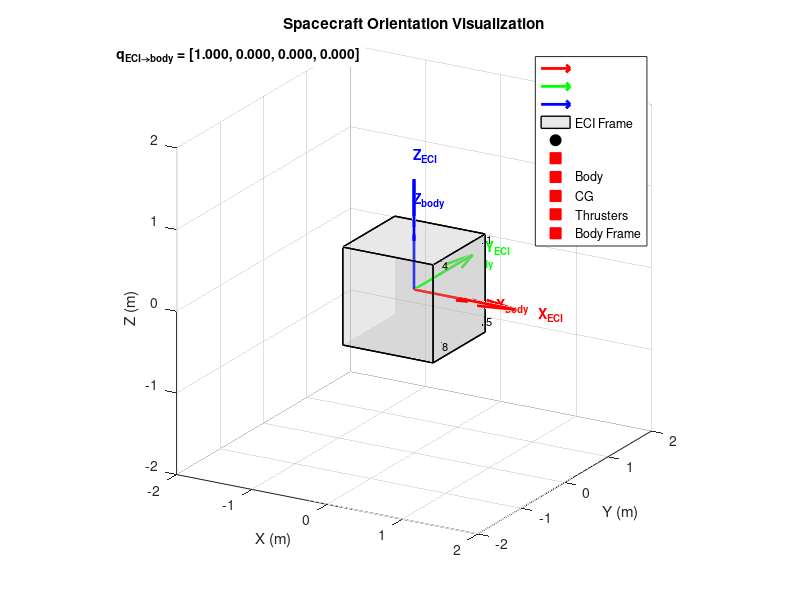

MATLAB code for this plot:
%% Spacecraft Visualization Script
% This script creates a 3D visualization of a spacecraft with:
% - Center of Gravity (CG)
% - Thruster locations
% - Body and ECI reference frames
% - Quaternion-based orientation

clear; close all; clc;

%% Define Spacecraft Properties
% Center of Gravity (in body frame)
CG = [0; 0; 0]; % at origin for simplicity

% Thruster locations (in body frame)
% Example: 8 thrusters at corners of a cube
thruster_positions = [
    1,  1,  1;   % Thruster 1
   -1,  1,  1;   % Thruster 2
   -1, -1,  1;   % Thruster 3
    1, -1,  1;   % Thruster 4
    1,  1, -1;   % Thruster 5
   -1,  1, -1;   % Thruster 6
   -1, -1, -1;   % Thruster 7
    1, -1, -1;   % Thruster 8
]' * 0.5; % Scale to 0.5m

% Spacecraft body outline (simple box)
body_vertices = [
    1,  1,  1;
   -1,  1,  1;
   -1, -1,  1;
    1, -1,  1;
    1,  1, -1;
   -1,  1, -1;
   -1, -1, -1;
    1, -1, -1;
]' * 0.6; % Slightly larger than thrusters

% Define faces for the box
body_faces = [
    1 2 3 4;   % Top
    5 6 7 8;   % Bottom
    1 2 6 5;   % Front
    4 3 7 8;   % Back
    1 4 8 5;   % Right
    2 3 7 6;   % Left
];

%% Initialize Quaternion
% Example quaternion for ECI to body transformation
% Identity quaternion (no rotation)
q_eciTobody = [1; 0; 0; 0]; % [q0; q1; q2; q3]

% You can modify this to test different orientations
% Example: 45 degree rotation about z-axis
% angle = pi/4;
% q_eciTobody = [cos(angle/2); 0; 0; sin(angle/2)];

%% Create Figure
figure('Name', 'Spacecraft Visualization', 'Position', [100 100 800 600]);
hold on; grid on; axis equal;
xlabel('X (m)'); ylabel('Y (m)'); zlabel('Z (m)');
title('Spacecraft Orientation Visualization');
view(30, 20);

%% Function to convert quaternion to rotation matrix
quat2dcm = @(q) [
    q(1)^2+q(2)^2-q(3)^2-q(4)^2,  2*(q(2)*q(3)-q(1)*q(4)),      2*(q(2)*q(4)+q(1)*q(3));
    2*(q(2)*q(3)+q(1)*q(4)),      q(1)^2-q(2)^2+q(3)^2-q(4)^2,  2*(q(3)*q(4)-q(1)*q(2));
    2*(q(2)*q(4)-q(1)*q(3)),      2*(q(3)*q(4)+q(1)*q(2)),      q(1)^2-q(2)^2-q(3)^2+q(4)^2
];

%% Plot ECI Reference Frame (fixed)
scale = 1.5;
quiver3(0, 0, 0, scale, 0, 0, 'r', 'LineWidth', 2);
quiver3(0, 0, 0, 0, scale, 0, 'g', 'LineWidth', 2);
quiver3(0, 0, 0, 0, 0, scale, 'b', 'LineWidth', 2);
text(scale*1.1, 0, 0, 'X_{ECI}', 'Color', 'r', 'FontWeight', 'bold');
text(0, scale*1.1, 0, 'Y_{ECI}', 'Color', 'g', 'FontWeight', 'bold');
text(0, 0, scale*1.1, 'Z_{ECI}', 'Color', 'b', 'FontWeight', 'bold');

%% Apply Rotation to Spacecraft
% Get rotation matrix from quaternion
R_bodyToEci = quat2dcm(q_eciTobody)'; % Transpose for body to ECI

% Transform all spacecraft points
CG_eci = R_bodyToEci * CG;
thruster_positions_eci = R_bodyToEci * thruster_positions;
body_vertices_eci = R_bodyToEci * body_vertices;

%% Plot Spacecraft Body
% Plot body outline
patch('Vertices', body_vertices_eci', 'Faces', body_faces, ...
      'FaceColor', [0.7 0.7 0.7], 'FaceAlpha', 0.3, ...
      'EdgeColor', 'k', 'LineWidth', 1);

%% Plot Center of Gravity
plot3(CG_eci(1), CG_eci(2), CG_eci(3), 'ko', ...
      'MarkerSize', 10, 'MarkerFaceColor', 'k');
text(CG_eci(1)+0.1, CG_eci(2)+0.1, CG_eci(3)+0.1, 'CG', ...
     'FontWeight', 'bold', 'FontSize', 10);

%% Plot Thrusters
for i = 1:size(thruster_positions_eci, 2)
    plot3(thruster_positions_eci(1,i), thruster_positions_eci(2,i), ...
          thruster_positions_eci(3,i), 'rs', 'MarkerSize', 8, ...
          'MarkerFaceColor', 'r');
    text(thruster_positions_eci(1,i)+0.05, ...
         thruster_positions_eci(2,i)+0.05, ...
         thruster_positions_eci(3,i)+0.05, ...
         ['T' num2str(i)], 'FontSize', 8);
end

%% Plot Body Reference Frame
% Body frame axes in ECI coordinates
body_scale = 1;
body_x = R_bodyToEci * [body_scale; 0; 0];
body_y = R_bodyToEci * [0; body_scale; 0];
body_z = R_bodyToEci * [0; 0; body_scale];

quiver3(CG_eci(1), CG_eci(2), CG_eci(3), body_x(1), body_x(2), body_x(3), ...
        'r', 'LineWidth', 2, 'LineStyle', '--');
quiver3(CG_eci(1), CG_eci(2), CG_eci(3), body_y(1), body_y(2), body_y(3), ...
        'g', 'LineWidth', 2, 'LineStyle', '--');
quiver3(CG_eci(1), CG_eci(2), CG_eci(3), body_z(1), body_z(2), body_z(3), ...
        'b', 'LineWidth', 2, 'LineStyle', '--');

text(CG_eci(1)+body_x(1)*1.1, CG_eci(2)+body_x(2)*1.1, CG_eci(3)+body_x(3)*1.1, ...
     'X_{body}', 'Color', 'r', 'FontWeight', 'bold');
text(CG_eci(1)+body_y(1)*1.1, CG_eci(2)+body_y(2)*1.1, CG_eci(3)+body_y(3)*1.1, ...
     'Y_{body}', 'Color', 'g', 'FontWeight', 'bold');
text(CG_eci(1)+body_z(1)*1.1, CG_eci(2)+body_z(2)*1.1, CG_eci(3)+body_z(3)*1.1, ...
     'Z_{body}', 'Color', 'b', 'FontWeight', 'bold');

%% Display Quaternion Information
text_str = sprintf('q_{ECI→body} = [%.3f, %.3f, %.3f, %.3f]', ...
                   q_eciTobody(1), q_eciTobody(2), q_eciTobody(3), q_eciTobody(4));
text(0.02, 0.98, text_str, 'Units', 'normalized', ...
     'FontWeight', 'bold', 'BackgroundColor', 'w');

%% Set axis limits
axis_limit = 2;
xlim([-axis_limit axis_limit]);
ylim([-axis_limit axis_limit]);
zlim([-axis_limit axis_limit]);

%% Add legend
legend({'', '', '', 'ECI Frame', '', '', 'Body', 'CG', 'Thrusters', ...
        'Body Frame'}, 'Location', 'best');

%% Animation Function (optional)
% Uncomment the following section to animate rotation

% % Create time vector
% t = linspace(0, 2*pi, 100);
% 
% for i = 1:length(t)
%     % Update quaternion (example: rotation about z-axis)
%     angle = t(i);
%     q_eciTobody = [cos(angle/2); 0; 0; sin(angle/2)];
%     
%     % Clear current plot
%     cla;
%     
%     % Replot everything with new orientation
%     % [Insert all plotting code here]
%     
%     % Update display
%     drawnow;
%     pause(0.05);
% end

%% Utility Functions for Quaternion Operations

% Function to multiply two quaternions
function q = quatmultiply(q1, q2)
    q = [
        q1(1)*q2(1) - q1(2)*q2(2) - q1(3)*q2(3) - q1(4)*q2(4);
        q1(1)*q2(2) + q1(2)*q2(1) + q1(3)*q2(4) - q1(4)*q2(3);
        q1(1)*q2(3) - q1(2)*q2(4) + q1(3)*q2(1) + q1(4)*q2(2);
        q1(1)*q2(4) + q1(2)*q2(3) - q1(3)*q2(2) + q1(4)*q2(1)
    ];
end

% Function to create quaternion from axis-angle
function q = axis_angle_to_quat(axis, angle)
    axis = axis / norm(axis); % Normalize axis
    q = [cos(angle/2); axis * sin(angle/2)];
end

% Function to normalize quaternion
function q = quatnormalize(q)
    q = q / norm(q);
end

%% Example: Different Orientations
% You can test different orientations by modifying q_eciTobody:

% 90 degree yaw (rotation about z-axis)
% q_eciTobody = [cos(pi/4); 0; 0; sin(pi/4)];

% 45 degree pitch (rotation about y-axis)
% q_eciTobody = [cos(pi/8); 0; sin(pi/8); 0];

% 30 degree roll (rotation about x-axis)
% q_eciTobody = [cos(pi/12); sin(pi/12); 0; 0];

% Combined rotation (yaw-pitch-roll)
% q_yaw = [cos(pi/8); 0; 0; sin(pi/8)];
% q_pitch = [cos(pi/12); 0; sin(pi/12); 0];
% q_roll = [cos(pi/16); sin(pi/16); 0; 0];
% q_eciTobody = quatmultiply(quatmultiply(q_yaw, q_pitch), q_roll);
